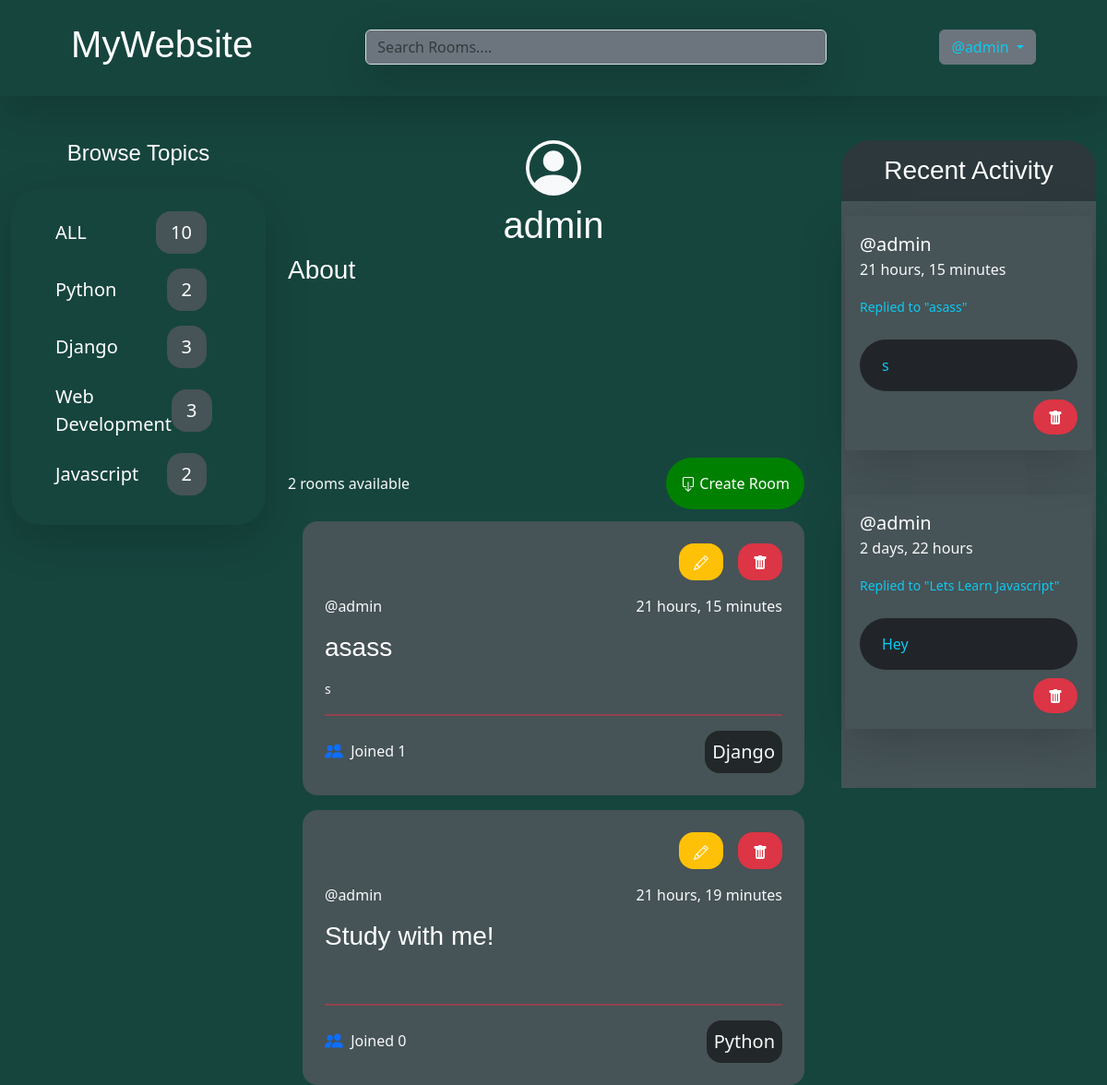
/profile/1/ (signed in), run on the app's committed database.
### base/models.py (models this page shows, shortened)
class Topic(models.Model):
    name = models.CharField(max_length=200)

class Room(models.Model):
    host = models.ForeignKey(User, on_delete=models.SET_NULL, null=True)
    topic = models.ForeignKey(Topic, on_delete=models.SET_NULL, null=True)
    name = models.CharField(max_length=200)
    description = models.TextField(null=True, blank=True)
    participants = models.ManyToManyField(User, related_name='participants',blank=True)
    updated = models.DateTimeField(auto_now=True)
    created = models.DateTimeField(auto_now_add=True)
    class Meta:
        ordering = ['-updated','-created']
    def __str__(self):
        return self.name

class Message(models.Model):
    user = models.ForeignKey(User, on_delete=models.CASCADE)
    room = models.ForeignKey(Room, on_delete=models.CASCADE)
    body = models.TextField()
    updated = models.DateTimeField(auto_now=True)
    created = models.DateTimeField(auto_now_add=True)
    class Meta:
        ordering = ['-updated','-created']

### base/views.py (the view)
# urls.py: path('profile/<str:pk>/',views.userProfile,name="user-profile"),
def userProfile(request,pk):
    user = User.objects.get(id=pk)
    all_rooms = Room.objects.all().count()
    rooms = user.room_set.all()
    topics = Topic.objects.all()
    room_messages = user.message_set.all()
    context = {
        'user':user,
        'rooms':rooms,
        'room_messages':room_messages,
        'topics':topics,
        'all_rooms':all_rooms
        }
    return render(request,'profile.html',context)

### templates/profile.html (shortened to what this page needs)
{% extends 'main.html' %}
    {% block content %}
    <div class="container-fluid">
        <div class="row">
            <div class="col-3">
                {% include 'topics_component.html' %}
            </div>
            <div class="col-6">
                <div class="text-light text-center">
                    <h1 class="text-center mt-2">{{user.username}}</h1>
                </div>
                <div class="h-25 ">
                    <h3>About</h3>
                </div>
                {% include 'feed_component.html' %}
            </div>
            <div class="col-3">
                {% include 'activity_component.html' %}
            </div>
        </div>
    </div>
    {% endblock  %}

### templates/navbar.html (shortened to what this page needs)
    <div class="d-flex justify-content-around shadow-lg p-3 mb-5 w-100 mb-3 py-4">
        <div>
            <a href="{% url 'home' %}">
                <h1>MyWebsite</h1>
            </a>
        </div>
        <div class="mt-2">
            <form method="GET" action="{% url 'home' %}" class="search" >
                <input class="form-control bg-secondary text-light shadow-lg " type="text" name="q" placeholder="Search Rooms...." style="width: 500px;">
            </form>
        </div>
        <div class="mt-2">
            {% if request.user.is_authenticated %}
            <div class="dropdown">
                <button class="btn btn-secondary dropdown-toggle text-info" type="button" data-bs-toggle="dropdown" aria-expanded="false">
                    @{{request.user}}
                </button>
            </div>
            {% else %}
            <div class="fs-5 btn  btn-secondary">
                <a href="{% url 'login' %}" >Login</a>
            </div>
            {% endif %}
        </div>
    </div>

### templates/topics_component.html (shortened to what this page needs)
<!DOCTYPE html>
<html lang="en">
<head>
</head>
<body>
    <h4 class="text-center mb-4 ">Browse Topics</h4>
    <div class="shadow-lg p-3 mb-5  rounded pt-4 rounded-5 ">
        <ul class="">
            <li class="" style=" list-style-type:none;">
                <a href="{% url 'home' %}" class="d-flex justify-content-between align-items-center fs-5">ALL <span id="span_count" class="text-center me-5 px-3 py-2 rounded-4">{{all_rooms}}</span></a>
            </li>
        </ul>
        {% for topic in topics %}
        <ul>
            <li  style=" list-style-type:none;">
                <a href="{% url 'home' %}?q={{topic.name}}" class="d-flex justify-content-between align-items-center fs-5 mt-3">{{topic.name}} <span id="span_count"  class="text-center me-5 px-3 py-2 rounded-4">{{topic.room_set.all.count}}</span></a>
            </li>
        </ul>
        {% endfor %}
    </div>
</body>
</html>

### templates/feed_component.html (shortened to what this page needs)
        <div class="w-100 d-flex justify-content-between mb-3 align-items-center " style="height: 50px;">
            <p class="text-light text-center mt-3">{{rooms.all.count}} rooms available</p>
            <a href="{% url 'create-room'%}" style="background-color: green;" class="p-3  rounded-5 me-3">
                 Create Room
            </a>
        </div>
        {% for room in rooms %}
            <div id="rooms" class="p-4 m-3 rounded-4">
                <div class="d-flex justify-content-end mb-3">
                    {% if request.user == room.host %}
                        <a href="{% url 'update-room' room.id %}" class="me-3 p-2 px-3 bg-warning rounded-4"></a>
                        <a href="{% url 'delete-room' room.id %}" class="p-2 px-3 bg-danger rounded-4"></a>
                    {% endif %}
                </div>
                <div class="d-flex justify-content-between align-items-center">
                    <a href="{% url 'user-profile' room.host.id %}" class="fs-6  text-center text-light">@{{room.host.username}}</a>
                    <span class="text-center text-light fs-6">{{room.created|timesince}}</span>
                </div>
                <div class="my-3">
                    <h3><a href="{% url 'room' room.id %}">{{room.name}}</a></h3>
                </div>
                <div>
                    <small class="text-light ">{{room.description}}</small><br>
                </div>
                <hr class="border border-danger border-1 opacity-50">
                <div class="d-flex justify-content-between align-items-center">
                    <span class="text-light">
                        Joined
                      {{room.participants.count}}
                    </span>
                    <span class="fs-5 text-light  p-2 rounded-4" style="background-color: #222729;">{{room.topic.name}}</span>
                </div>
            </div>
        {% endfor %}

### templates/activity_component.html (shortened to what this page needs)
<!DOCTYPE html>
<html lang="en">
<head>
</head>
<body>
        <div style="background-color: #2c383b;" class="p-2 rounded-bottom rounded-5 ">
            <h3 class="text-center mt-2">Recent Activity</h3>
        </div>
        <div style="background-color:#465357;" class=" py-3 ">
                {% for message in room_messages %}
                    <div class="shadow-lg p-3 mb-5 mx-1 mb-3 ">
                        <div>
                            <small class=""><a href="{% url 'user-profile' message.user.id %}" class="fs-5 me-5 mb-3">@{{message.user}}</a><br><p class="text-light fs-6">{{message.created|timesince}}</p></small>
                        </div>
                        <div>
                            <small class="text-info">Replied to "{{message.room}}"</small>
                        </div>
                        <div >
                            <p class="text-info bg-dark p-3 ps-4 mt-4 rounded-5">{{message.body}}</p>
                        </div>
                        <div class=" mt-3 mb-2  text-end">
                            {% if request.user == message.user %}
                                <a href="{% url 'delete-message' message.id %}" class="p-2 px-3 bg-danger rounded-5"></a>
                            {% endif %}
                        </div>
                    </div>
                {% endfor %}
        </div>
</body>
</html>

### static/css/main.css (style rules this page uses)
body { background-color: #222729; }
a { text-decoration: none; color: white; }
h1,h2,h3,h4,h5 { font-family: 'REM', sans-serif; color: white; }
#span_count { background-color: #465357; }
#rooms { background-color:#465357; }

### data on the page
Topic: name "Python", room_set.all.count "2"
Topic: name "Django", room_set.all.count "3"
Topic: name "Web Development", room_set.all.count "3"
Topic: name "Javascript", room_set.all.count "2"
Room: host.username "admin", created "21 hours, 15 minutes", name "asass", description "s", participants.count "1", topic.name "Django"
Room: host.username "admin", created "21 hours, 19 minutes", name "Study with me!", participants.count "0", topic.name "Python"
Message: user "admin", created "21 hours, 15 minutes", room "asass", body "s"
Message: user "admin", created "2 days, 22 hours", room "Lets Learn Javascript", body "Hey"

### other printed values
{{ request.user }} "admin"
{{ all_rooms }} "10"
{{ user.username }} "admin"
{{ rooms.all.count }} "2"
